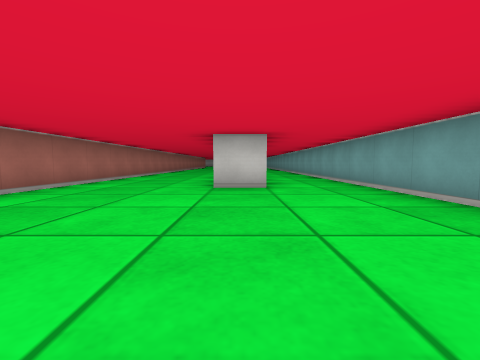
view 1 (above)

24 first-person views from a walk through a cub3D level. The camera is about half as high as the walls, tilts 4° down and sees 90° across. The floor is counted in squares. Each view is taken from the middle of a square. On the plan, view 1 faces up. The plan holds only what a view shows up to about 9 squares ahead; the rest is blank.

view 2
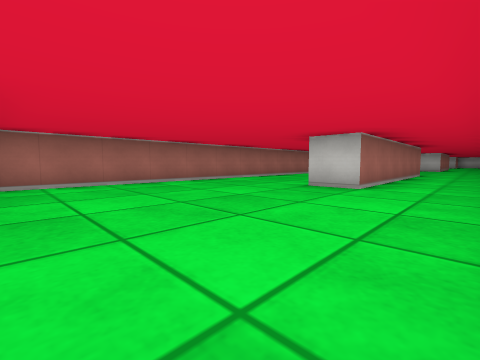

view 3
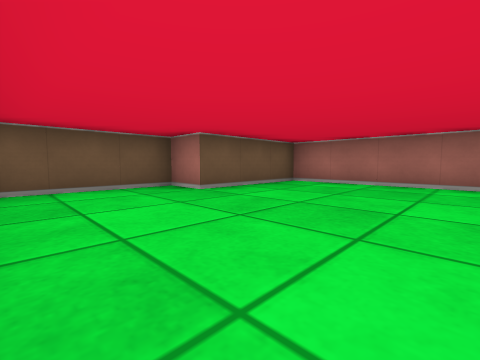

view 4
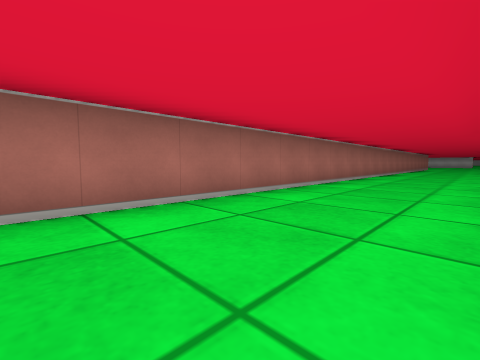

view 5
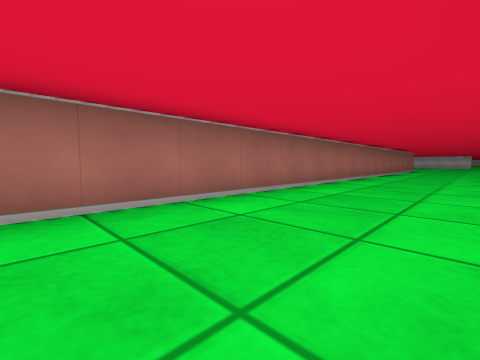

view 6
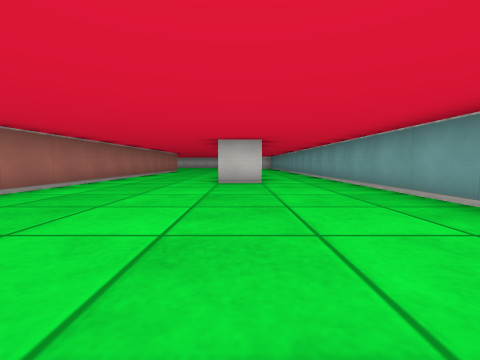

view 7
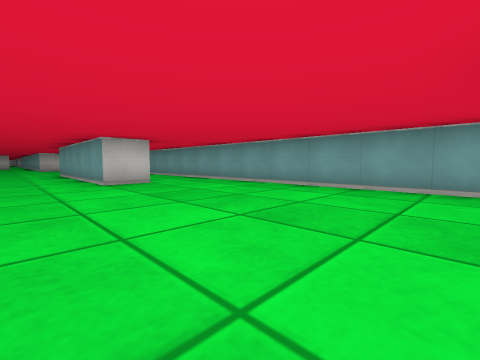

view 8
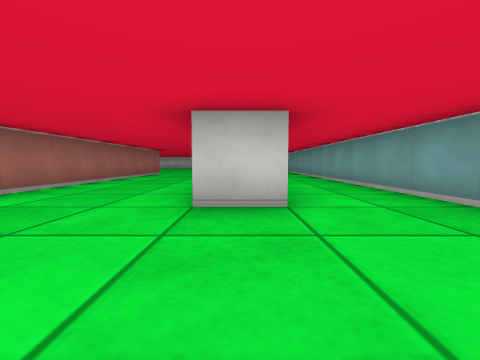

view 9
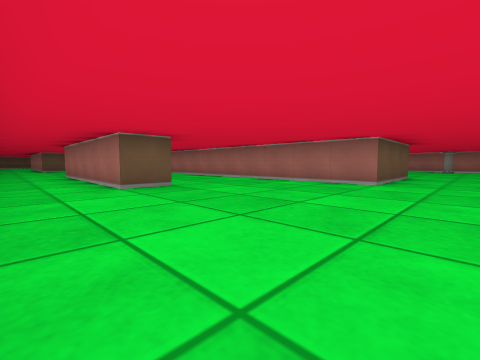

view 10
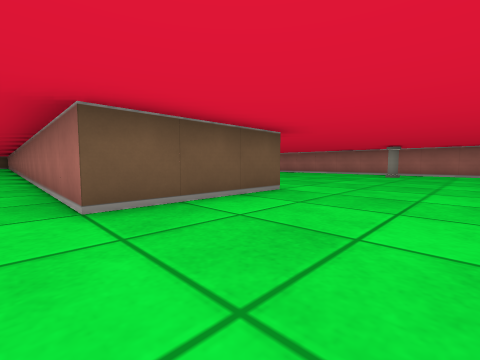

view 11
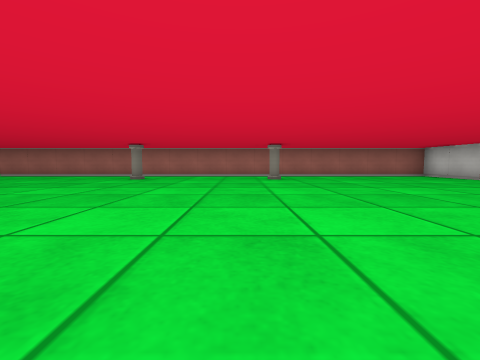

view 12
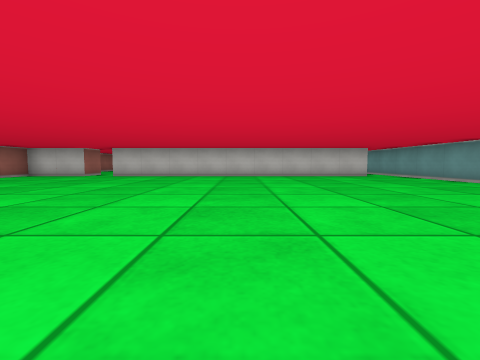

view 13
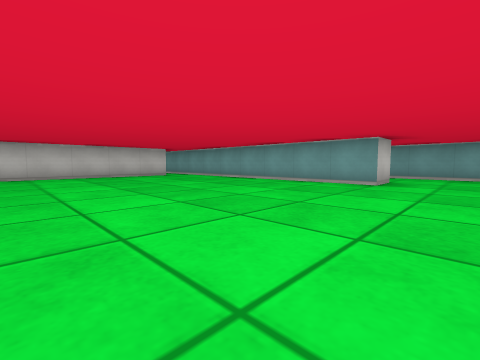

view 14
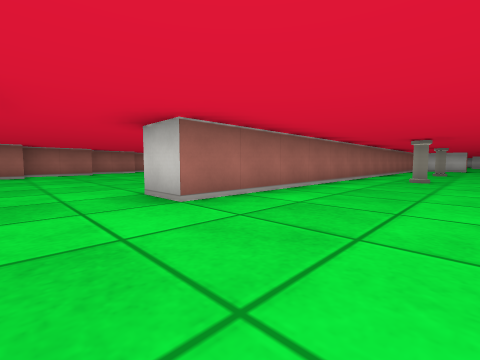

view 15
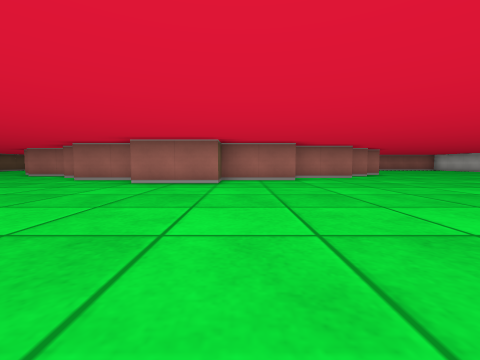

view 16
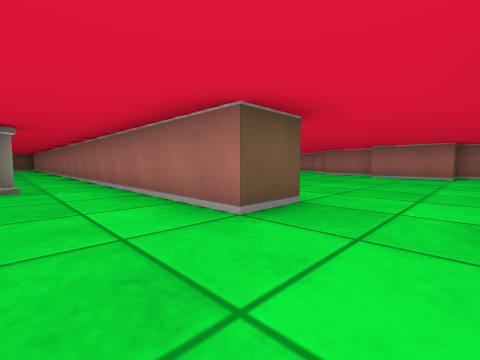

view 17
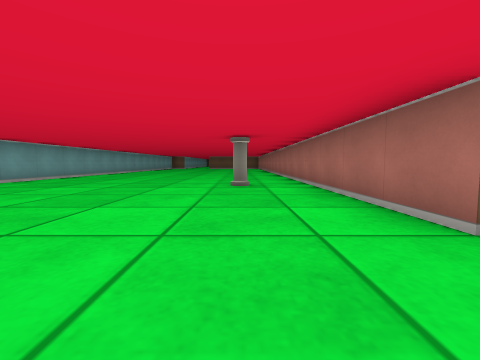

view 18
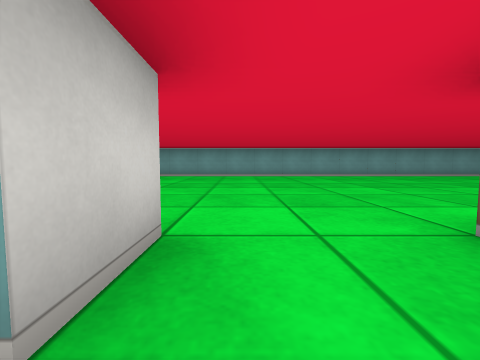

view 19
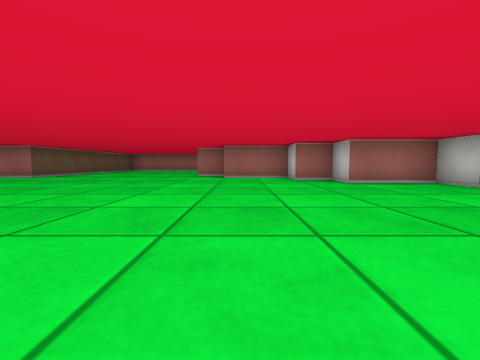

view 20
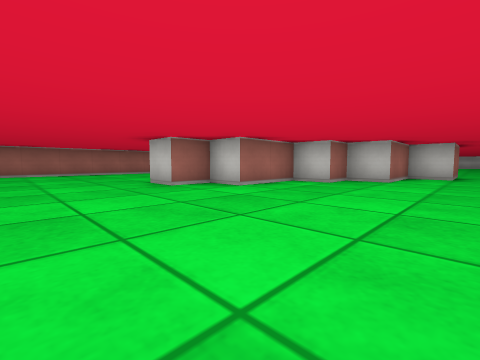

view 21
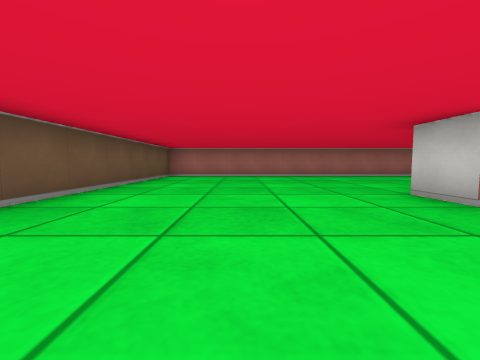

view 22
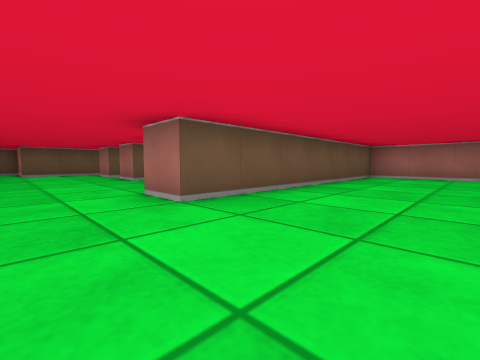

view 23
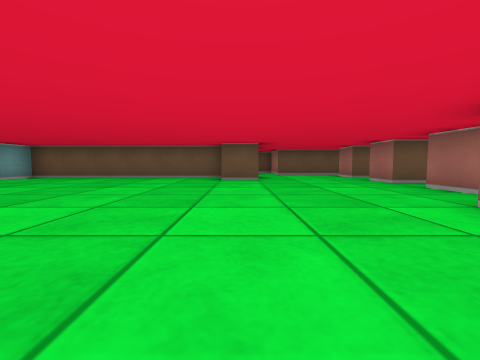

view 24
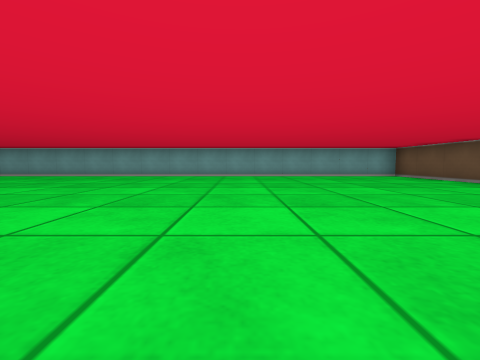

### Floor plan
Points are (right, up) in squares from view 1. A wall is a line through its corners. A room is listed if a view was taken in it or the views show most of it. See-through windows are left out.
Room 1 (views 1, 2, 3, 4, 5, 6, 7, 8, 9, 10, 11, 12, 13, 14, 16, 17)
walls: (-6.5, 9.9) (-6.5, 21.9); (-0.5, 16.5) (-0.5, 21.5) (0.5, 21.5) (0.5, 16.5) (-0.5, 16.5); (-14.6, 17.5) (-13.5, 17.5) (-13.5, 7.8); (-6.6, 24.5) (-3.5, 24.5) (-3.5, -0.5) (-0.5, -0.5) (-0.5, -1.5) (2.1, -1.5); (0.5, 10.5) (0.5, 4.5) (-0.5, 4.5); (2.5, 10.9) (2.5, 23); (0.5, 27.5) (-0.5, 27.5) (-0.5, 35.1); (2.5, 26) (2.5, 28); (2.5, 2.4) (2.5, 9); (-1.4, 34.5) (-10.5, 34.5); (-11.5, 35.1) (-11.5, 34.5) (-13.5, 34.5) (-13.5, 19.5) (-14.6, 19.5)
ways out: opening at (-14, 18.5) to room 2
objects: pillar (-12, 14); pillar (-12, 25); pillar (-12, 29)
Room 2 (views 15, 18, 19, 20, 21, 22, 23, 24)
walls: (-21.5, 20.6) (-21.5, 18.5) (-20.5, 18.5) (-20.5, 16.5) (-21.5, 16.5) (-21.5, 14.5) (-22.5, 14.5) (-22.5, 13.5) (-23.5, 13.5) (-23.5, 11.5) (-24.5, 11.5) (-24.5, 10.5) (-25.5, 10.5); (-22.5, 22.6) (-22.5, 20.8); (-23.5, 23.6) (-23.5, 22.9); (-30.5, 14.1) (-30.5, 5.5) (-23.5, 5.5) (-23.5, 4.5); (-24.5, 3.5) (-24.5, 2.5); (-25.4, 1.5) (-24.5, 1.5) (-24.5, 0.5); (-21.6, 0.5) (-20.5, 0.5); (-20.5, -0.5) (-14.5, -0.5) (-14.5, 13.5); (-25.1, -0.5) (-24.5, -0.5) (-24.5, -1.5); (-24.4, -2.5) (-22.5, -2.5) (-22.5, -4.2)
ways out: opening at (-14, 18.5) to room 1

Positions as (right, up) in squares from view 1, and headings:
1: (0, 0), facing up
2: (2, 0), facing up-left
3: (2, 3), facing down-left
4: (-1, 4), facing up-left
5: (-1, 9), facing up-left
6: (0, 11), facing up
7: (-2, 11), facing up-right
8: (0, 14), facing up
9: (2, 26), facing down-left
10: (-3, 27), facing down-left
11: (-5, 28), facing left
12: (-6, 26), facing up
13: (-6, 26), facing up-right
14: (-11, 18), facing up-left
15: (-15, 19), facing left
16: (-12, 19), facing down-left
17: (-12, 19), facing down
18: (-15, 19), facing right
19: (-16, 12), facing left
20: (-20, 8), facing up-left
21: (-22, 8), facing left
22: (-22, 8), facing down-left
23: (-21, 7), facing down
24: (-23, 5), facing right
